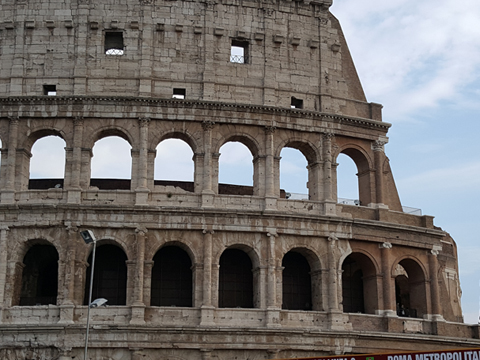
#> input picture Assignment_3/images/cannay_tset.jpg, 480 x 360 px
$ python '장보미_05.py'
#> lines starting #> are read from the running program, lines starting #| are printed output that depends on the picture; after the words box and inside, x2 and y2 are one past the last pixel; in counts of white or black regions, pixels touching at a corner belong together
import numpy as np, cv2

image = cv2.imread("images/cannay_tset.jpg", cv2.IMREAD_GRAYSCALE)
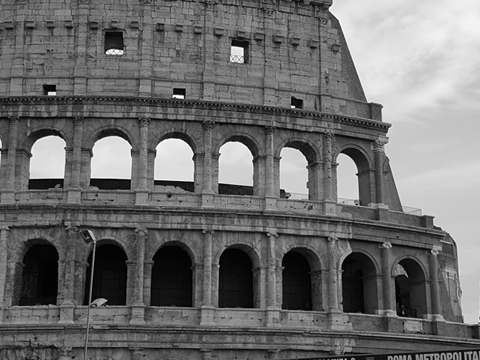
#> image: shape (360, 480); min 0, max 255, mean 109
if image is None: raise Exception("영상파일 읽기 오류")

def Thresh1(pos):
    global title, thresh1
    thresh1 = pos
    canny = cv2.Canny(image, thresh1, thresh2)
    cv2.imshow(title, canny)

def Thresh2(pos):
    global title, thresh2
    thresh2 = pos
    canny = cv2.Canny(image, thresh1, thresh2)
    cv2.imshow(title, canny)

title = "canny edge"
thresh1_title, thresh2_title = "th1", "th2"
thresh1,thresh2 = 100, 150

canny = cv2.Canny(image, thresh1, thresh2)
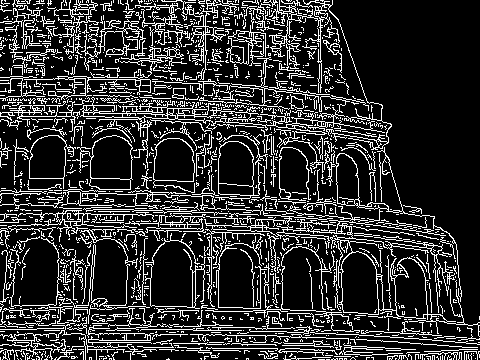
#> canny: shape (360, 480); 19.1% white in thin lines or dots
cv2.imshow(title, canny)

cv2.createTrackbar(thresh1_title, title, thresh1, 255, Thresh1)
cv2.createTrackbar(thresh2_title, title, thresh2, 255, Thresh2)

cv2.waitKey(0)

$ run again, with Assignment_3/images/filter_sharpen.jpg copied over Assignment_3/images/cannay_tset.jpg
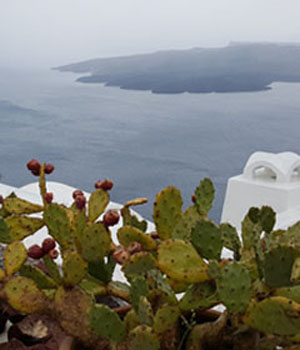
#> input picture Assignment_3/images/filter_sharpen.jpg, 300 x 350 px
#> `image = cv2.imread("images/cannay_tset.jpg", cv2.IMREAD_GRAYSCALE)`:
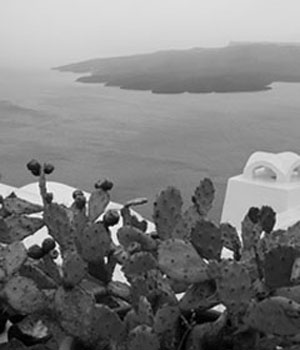
#> image: shape (350, 300); min 0, max 255, mean 126.2
#> `canny = cv2.Canny(image, thresh1, thresh2)`:
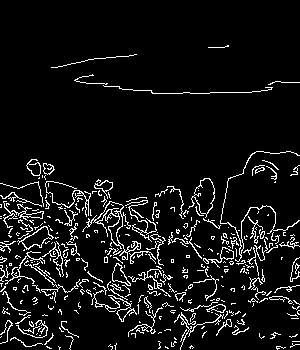
#> canny: shape (350, 300); 7.5% white in thin lines or dots, all inside (x1, y1, x2, y2) = (0, 45, 300, 350)

$ run again, with Assignment_3/images/image3.jpg copied over Assignment_3/images/cannay_tset.jpg
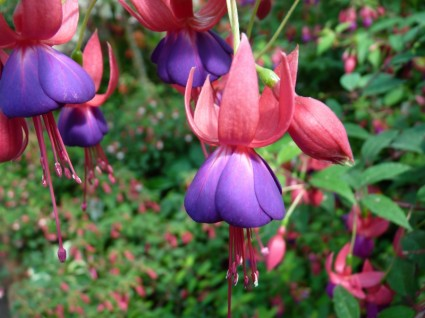
#> input picture Assignment_3/images/image3.jpg, 425 x 318 px
#> `image = cv2.imread("images/cannay_tset.jpg", cv2.IMREAD_GRAYSCALE)`:
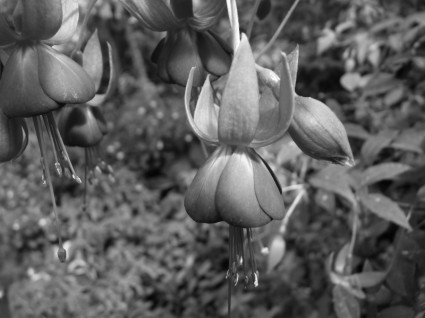
#> image: shape (318, 425); min 2, max 255, mean 93.4
#> `canny = cv2.Canny(image, thresh1, thresh2)`:
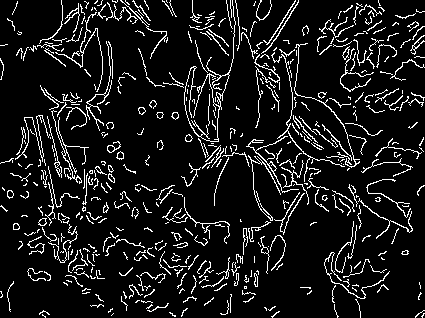
#> canny: shape (318, 425); 9.7% white in thin lines or dots
